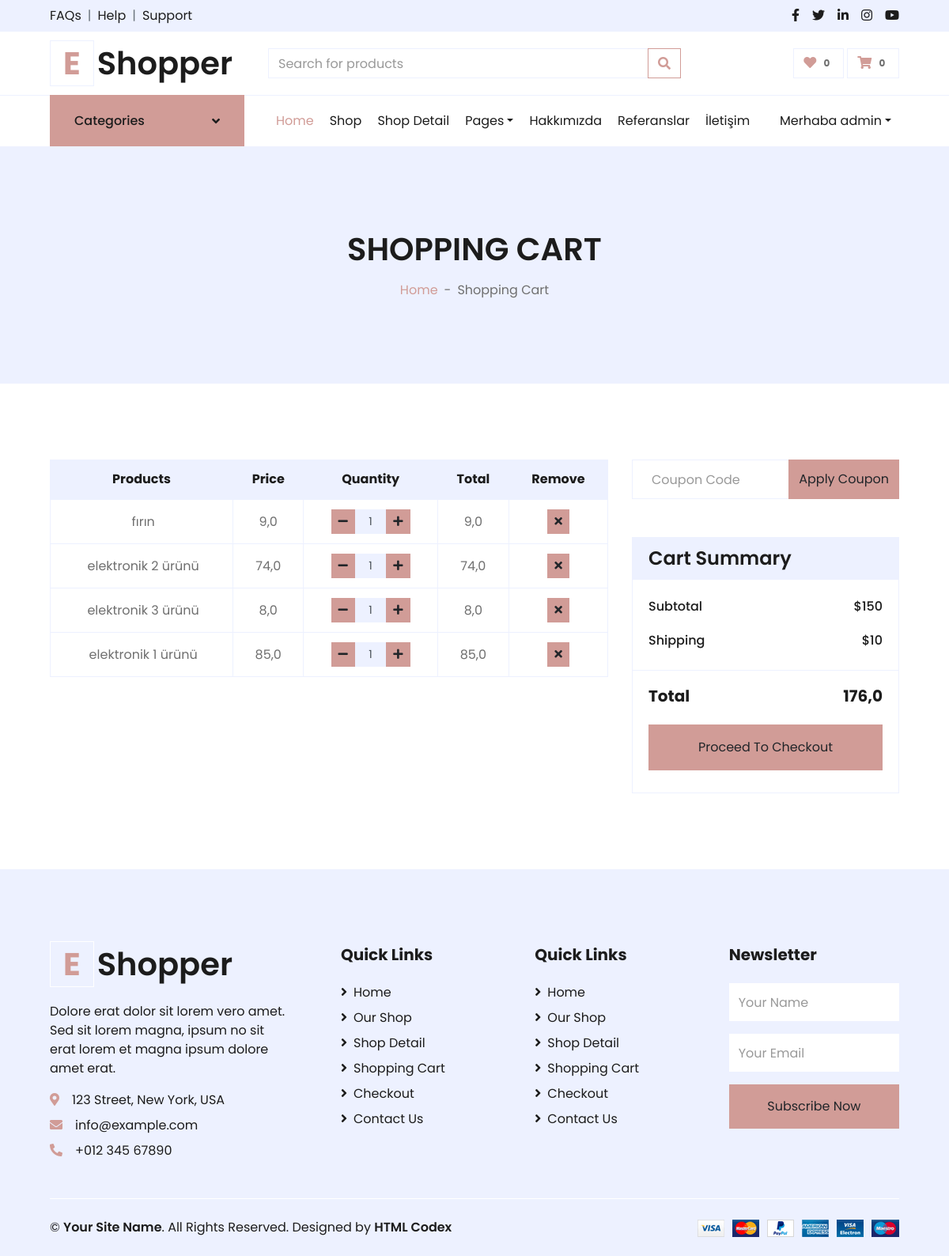
/order/shopcart (signed in), run on an earlier commit of the app's database.
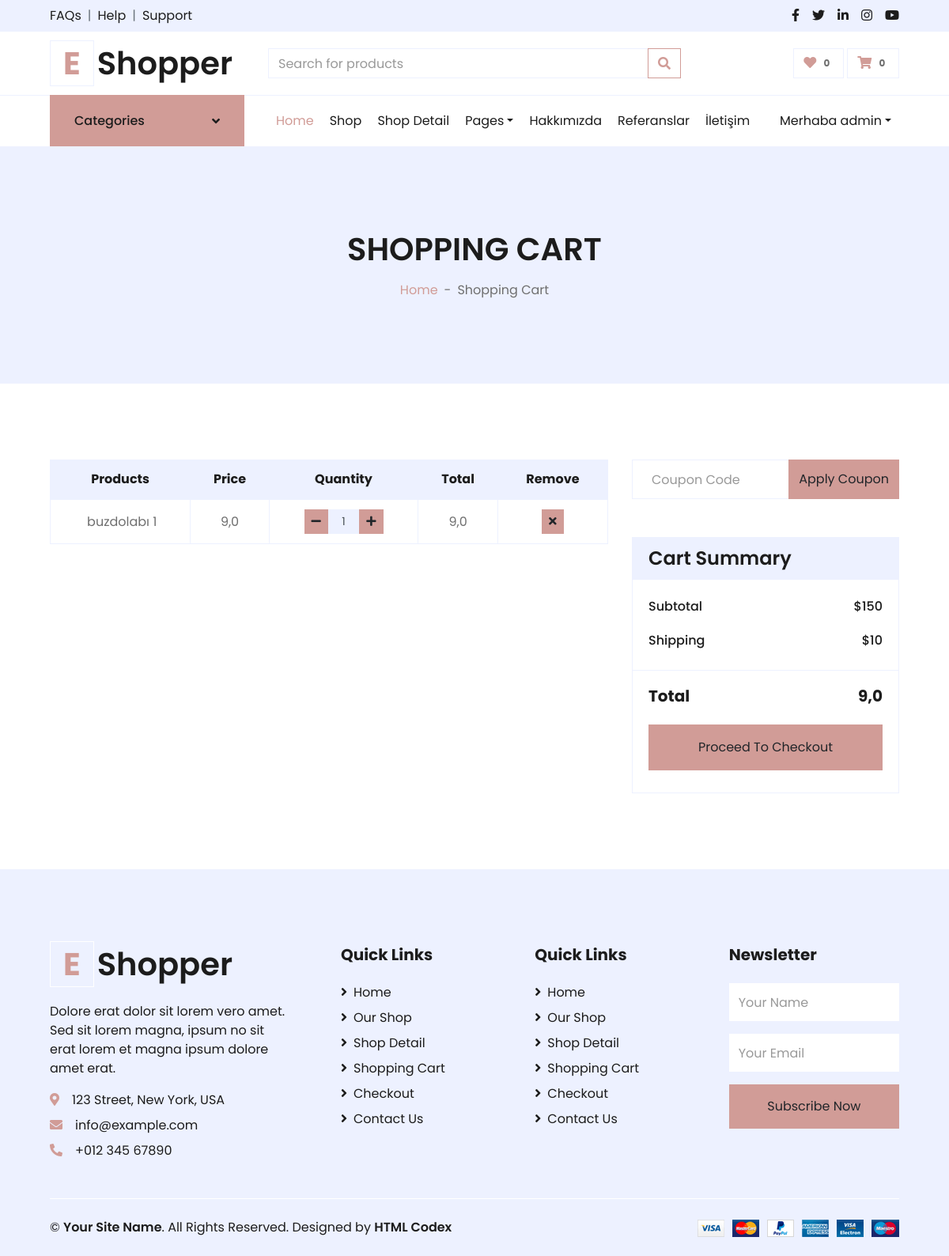
And on a later commit of the database.
### order/models.py (models this page shows)
class ShopCart(models.Model):
    user = models.ForeignKey(User, on_delete=models.SET_NULL, null=True)
    product = models.ForeignKey(Product, on_delete=models.SET_NULL, null=True)
    quantity = models.IntegerField()
    def __str__(self):
        return self.product.title
    @property
    def price(self):
        return (self.product.price)
    @property
    def amount(self):
        return (self.quantity * self.product.price)

### product/models.py (models this page shows, shortened)
class Product(models.Model):
    STATUS = (
        ('True', 'Evet'),
        ('False', 'Hayir'),
    )
    category = models.ForeignKey(Category, on_delete=models.CASCADE)  # manytoonerelationwithCategory
    title = models.CharField(max_length=150)
    keywords = models.CharField(blank=True, max_length=255)
    description = models.TextField(blank=True, max_length=255)
    image = models.ImageField(blank=True, upload_to='images/', default="images/default.jpg")
    price = models.FloatField()
    amount = models.IntegerField(default=0)
    detail=RichTextUploadingField()
    status = models.CharField(max_length=10, choices=STATUS, default='False')
    create_at = models.DateTimeField(auto_now_add=True)
    update_at = models.DateTimeField(auto_now=True)
    slug = models.SlugField(null=False, unique=True)
    user = models.ForeignKey(User, on_delete=models.CASCADE)
    reviewsCount = models.IntegerField(default=0)
    def image_tag(self):
        return mark_safe('<img src="{}" height="50"/>'.format(self.image.url))
    image_tag.short_description = 'Image'

### order/views.py (the view)
# urls.py: path("shopcart", views.shopcart, name="shopocart"),
def shopcart(request):
    current_user = request.user  # Access User Session information
    shopcart = ShopCart.objects.filter(user_id=current_user.id)
    total = 0
    for rs in shopcart:
        total += rs.product.price * rs.quantity
    context = {'shopcart': shopcart,
               'total': total,
               }
    return render(request, 'shopcart_products.html', context)

### home/context_processors.py (called while the page is built)
def setting(request):
    setting = Setting.objects.get(pk=1)
    if setting:
        return {'setting': setting}

### product/context_processors.py (called while the page is built)
def category(request):
    category = Category.objects.all()
    if category:
        return {'category': category}

### order/templates/shopcart_products.html (shortened to what the changed rows need)
{% extends 'homebase.html' %}
{% block body %}
    <div class="container-fluid bg-secondary mb-5">
        <div class="d-flex flex-column align-items-center justify-content-center" style="min-height: 300px">
            <h1 class="font-weight-semi-bold text-uppercase mb-3">Shopping Cart</h1>
        </div>
    </div>
    <div class="container-fluid pt-5">
        <div class="row px-xl-5">
            <div class="col-lg-8 table-responsive mb-5">
                <table class="table table-bordered text-center mb-0">
                    <thead class="bg-secondary text-dark">
                        <tr>
                            <th>Products</th>
                            <th>Price</th>
                            <th>Quantity</th>
                            <th>Total</th>
                            <th>Remove</th>
                        </tr>
                    </thead>
                    <tbody class="align-middle">
                    {%  for urun in shopcart %}
                        <tr>
                            <td class="align-middle"><img src="{{ urun.product.image.url}}" alt="" style="width: 50px;">
                                {{ urun}}</td>
                            <td class="align-middle">{{urun.price}}</td>
                            <td class="align-middle">
                                <div class="input-group quantity mx-auto" style="width: 100px;">
                                    <div class="input-group-btn">
                                        <button class="btn btn-sm btn-primary btn-minus" >
                                        <i class="fa fa-minus"></i>
                                        </button>
                                    </div>
                                    <input type="text" class="form-control form-control-sm bg-secondary text-center" value="{{ urun.quantity }}">
                                    <div class="input-group-btn">
                                        <button class="btn btn-sm btn-primary btn-plus">
                                            <i class="fa fa-plus"></i>
                                        </button>
                                    </div>
                                </div>
                            </td>
                            <td class="align-middle">{{urun.amount}}</td>
                            <td class="align-middle">
                              <a href="/order/deletefromcart/{{ urun.id }}"> <button class="btn btn-sm btn-primary"><i class="fa fa-times"></i></button></a>
                            </td>
                        </tr>
                    {% endfor %}
                    </tbody>
                </table>
            </div>
            <div class="col-lg-4">
                <div class="card border-secondary mb-5">
                    <div class="card-footer border-secondary bg-transparent">
                        <div class="d-flex justify-content-between mt-2">
                            <h5 class="font-weight-bold">Total</h5>
                            <h5 class="font-weight-bold">{{ total }}</h5>
                        </div>
                    </div>
                </div>
            </div>
        </div>
    </div>
{% endblock %}

What changed in the data, as far as the page shows it:
removed ShopCart: product.title "fırın", price "9,0", quantity "1", amount "9,0"
removed ShopCart: product.title "elektronik 2 ürünü", price "74,0", quantity "1", amount "74,0"
removed ShopCart: product.title "elektronik 3 ürünü", price "8,0", quantity "1", amount "8,0"
removed ShopCart: product.title "elektronik 1 ürünü", price "85,0", quantity "1", amount "85,0"
added ShopCart: product.title "buzdolabı 1", price "9,0", quantity "1", amount "9,0"
Also different on the page:
{{ total }}: "176,0" → "9,0"
